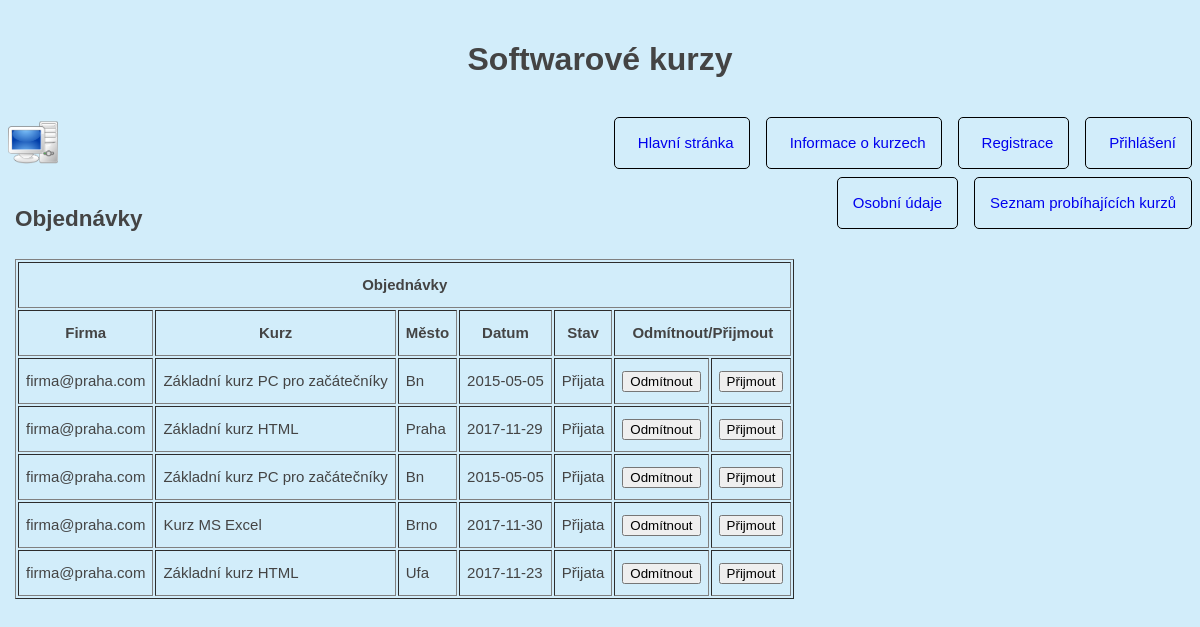
The app's page /take_order.php with its own data.
### tables this page shows
CREATE TABLE IF NOT EXISTS `order` (
  `id` int(11) NOT NULL AUTO_INCREMENT,
  `id_course` int(11) NOT NULL,
  `id_firm` int(11) NOT NULL,
  `city` varchar(50) NOT NULL,
  `dates` date NOT NULL,
  `accept` int(11) NOT NULL,
  PRIMARY KEY (`id`)
);

CREATE TABLE IF NOT EXISTS `users` (
  `id` int(11) NOT NULL AUTO_INCREMENT,
  `email` varchar(30) NOT NULL,
  `password` varchar(20) NOT NULL,
  `first_name` varchar(30) NOT NULL,
  `last_name` varchar(50) NOT NULL,
  `firm` tinyint(1) NOT NULL,
  PRIMARY KEY (`id`),
  UNIQUE KEY `email` (`email`)
);

CREATE TABLE IF NOT EXISTS `course` (
  `id_course` int(11) NOT NULL AUTO_INCREMENT,
  `name` text NOT NULL,
  `lector` text NOT NULL,
  `max_capacity` int(11) NOT NULL,
  `price_person` int(11) NOT NULL,
  `price_firm` int(11) NOT NULL,
  `cost_course` int(11) NOT NULL,
  `information` text NOT NULL,
  PRIMARY KEY (`id_course`)
);

### take_order.php (the view, shortened to what this page needs)
<?php
    require_once("header.php");
?>
<?php
    require_once("person_area.php");
?>
<?php
echo '<h2>Objednávky</h2>
    <table border="1" cellpadding="7" cellspacing="2" summary="Objednávky" id="Table4">
   <tbody>
      <tr>
         <th colspan="7" scope="colgroup">Objednávky</th>
      </tr>
      <tr>
      	 <th scope="col" abbr="User">Firma</th>
         <th scope="col" abbr="Name">Kurz</th>
         <th scope="col" abbr="Tutor">Město</th>
         <th scope="col">Datum</th>
         <th scope="col">Stav</th>
         <th colspan="2" scope="col">Odmítnout/Přijmout</th>
      </tr>';
    $list_order = $mysqli->query("SELECT * FROM `order`");
    for($i = 1; $i <= ($list_order->num_rows); $i++)
    {
        $order_on = $list_order->fetch_assoc();
        $result_firm = $mysqli->query("SELECT email FROM `users` WHERE id = '".$order_on['id_firm']."'");
        $email= $result_firm->fetch_assoc();
        $resC = $mysqli->query("SELECT name FROM `course` WHERE id_course = '".$order_on['id_course']."'");
        $id_course = $resC->fetch_assoc();
        echo '<tr>
        		<td scope="row">'.$email['email'].'</td>
            <td>'.$id_course['name'].'</td>
            <td>'.$order_on['city'].'</td>
            <td>'.$order_on['dates'].'</td>';
        if($order_on['accept'] == 0)
           echo '<td>Čeká</td>';
        elseif ($order_on['accept'] == 1)
           echo '<td>Přijata</td>';
        else
           echo '<td>Odmítnuta</td>';
          echo '<td>
              <form action="refuse_order.php" method="post" name="refuse_order">
                  <input type="hidden"  name="refuse" value="'.$order_on['id'].'"" />
                  <input type="submit" name="btn_submit_refuse_order" value="Odmítnout" />
                </form>
                </td>
                <td>
                 <form action="accept_order.php" method="post" name="accept_order">
                  <input type="hidden"  name="accept" value="'.$order_on['id'].'"" />
                  <input type="submit" name="btn_submit_accept_order" value="Přijmout" />
                </form>
                </td>';
        echo '</tr>';
    }
?>
<?php
    require_once("footer.php");
?>

### css/styles.css (style rules this page uses)
body { font-family: "Raleway", Helvetica, Arial, "Lucida Grande", sans-serif; font-size: 15px; margin: 0; padding: 0; line-height: 2; color: #444; background: #d2edfa; }

### records on screen
order: users.email "firma@praha.com", id_course.name "Základní kurz PC pro začátečníky", city "Bn", dates "2015-05-05", accept "Přijata"
order: users.email "firma@praha.com", id_course.name "Základní kurz HTML", city "Praha", dates "2017-11-29", accept "Přijata"
order: users.email "firma@praha.com", id_course.name "Základní kurz PC pro začátečníky", city "Bn", dates "2015-05-05", accept "Přijata"
order: users.email "firma@praha.com", id_course.name "Kurz MS Excel", city "Brno", dates "2017-11-30", accept "Přijata"
order: users.email "firma@praha.com", id_course.name "Základní kurz HTML", city "Ufa", dates "2017-11-23", accept "Přijata"
